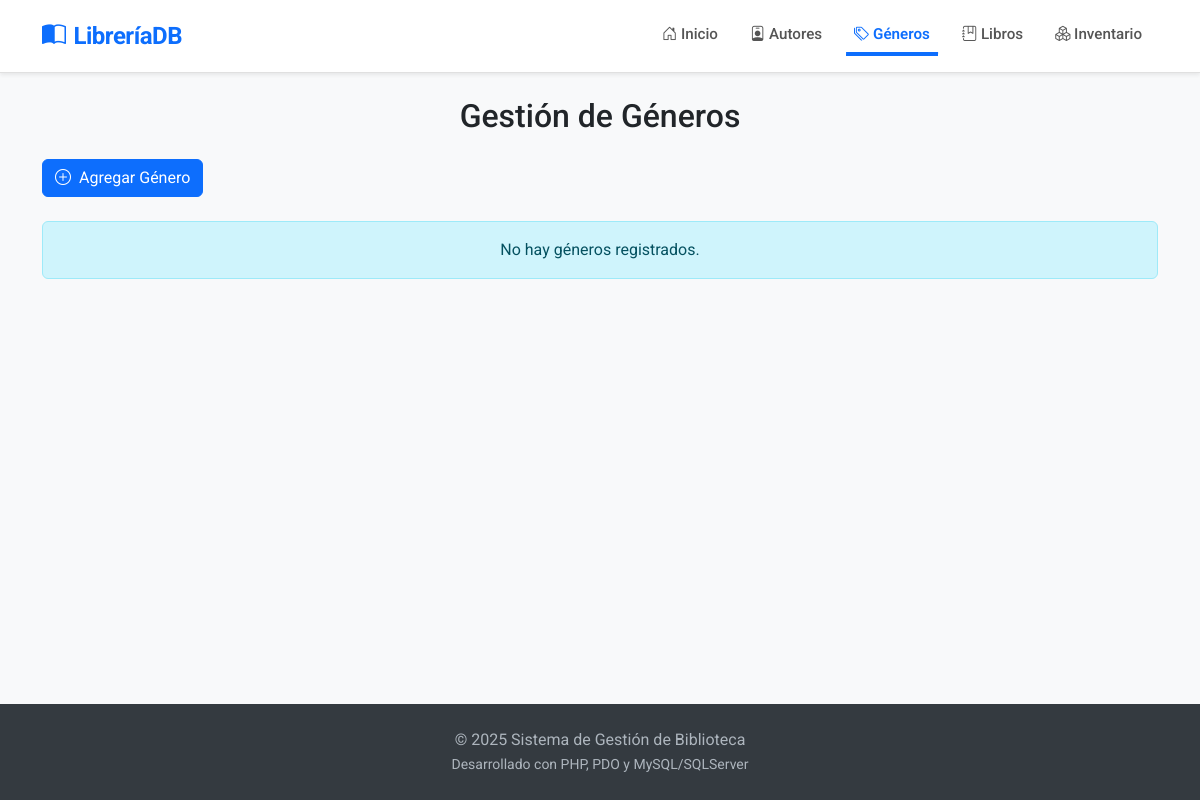
/index.php?controller=genero&action=index, run on an earlier commit of the app's database.
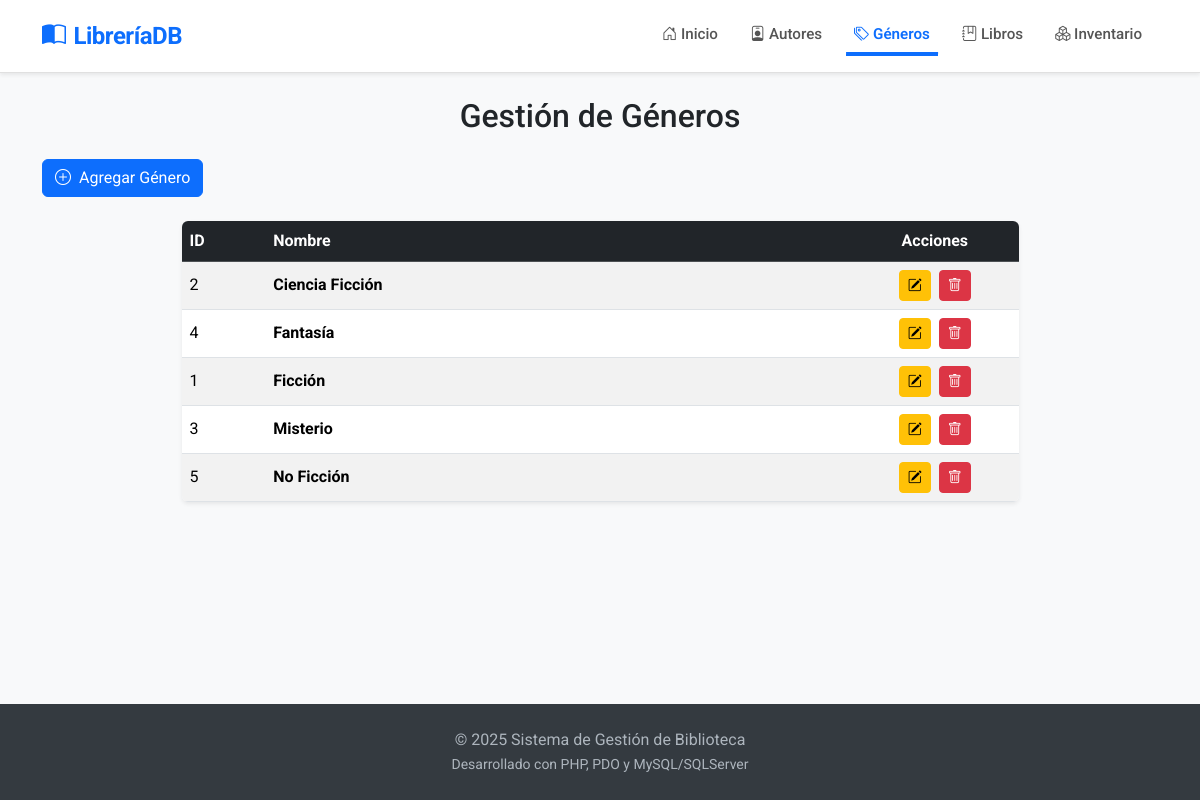
And on a later commit of the database.
### tables this page shows
CREATE TABLE GENERO (
    ID_GENERO INT NOT NULL AUTO_INCREMENT,
    NOMBRE VARCHAR(100) NOT NULL,
    PRIMARY KEY (ID_GENERO)
);

### controllers/GeneroController.php (called while the page is built, shortened)
<?php
require_once '../models/GeneroModel.php';
class GeneroController {
    private $modelo;
    public function __construct() {
        $this->modelo = new GeneroModel();
    }
    public function index() {
        try {
            $generos = $this->modelo->obtenerGeneros();
            require_once '../views/generos/index.php';
        } catch (Exception $e) {
            echo "Error: " . $e->getMessage();
        }
    }
}
?>

### config/database.php (called while the page is built)
<?php
function conectarDB() {
    $host = 'localhost';
    $dbname = 'LibreriaDB';
    $username = 'root';
    $password = '';
    try {
        $dsn = "mysql:host=$host;dbname=$dbname;charset=utf8mb4";
        $options = [
            PDO::ATTR_ERRMODE => PDO::ERRMODE_EXCEPTION,
            PDO::ATTR_DEFAULT_FETCH_MODE => PDO::FETCH_ASSOC,
            PDO::ATTR_EMULATE_PREPARES => false,
        ];
        $db = new PDO($dsn, $username, $password, $options);
        return $db;
    } catch (PDOException $e) {
        die("<h1>Error de conexión</h1><p>No se pudo conectar a la base de datos 'LibreriaDB'. Verifica que ya la hayas creado en phpMyAdmin.</p><p>Detalle técnico: " . $e->getMessage() . "</p>");
    }
}
?>

### models/GeneroModel.php (called while the page is built, shortened)
<?php
require_once '../config/database.php';
class GeneroModel {
    private $db;
    public function __construct() {
        $this->db = conectarDB();
    }
    public function obtenerGeneros() {
        $query = "SELECT * FROM GENERO ORDER BY NOMBRE ASC";
        $stmt = $this->db->prepare($query);
        $stmt->execute();
        return $stmt->fetchAll(PDO::FETCH_ASSOC);
    }
}
?>

### views/generos/index.php (the view, shortened to what this page needs)
<h2 class="mb-4 text-center">Gestión de Géneros</h2>
<div class="mb-4">
    <a href="index.php?controller=genero&action=create" class="btn btn-primary">
        <i class="bi bi-plus-circle me-1"></i> Agregar Género
    </a>
</div>
<?php if (!empty($generos)): ?>
    <div class="table-responsive shadow-sm rounded w-75 mx-auto">
        <table class="table table-striped table-hover mb-0 align-middle">
            <thead class="table-dark">
                <tr>
                    <th style="width: 10%;">ID</th>
                    <th>Nombre</th>
                    <th class="text-center" style="width: 20%;">Acciones</th>
                </tr>
            </thead>
            <tbody>
                <?php foreach ($generos as $genero): ?>
                    <tr>
                        <td><?= htmlspecialchars($genero['ID_GENERO']); ?></td>
                        <td class="fw-bold"><?= htmlspecialchars($genero['NOMBRE']); ?></td>
                        <td class="text-center">
                            <a href="index.php?controller=genero&action=edit&id=<?= htmlspecialchars($genero['ID_GENERO']); ?>" class="btn btn-warning btn-sm me-1" title="Editar">
                                <i class="bi bi-pencil-square"></i>
                            </a>
                            <a href="index.php?controller=genero&action=delete&id=<?= htmlspecialchars($genero['ID_GENERO']); ?>" class="btn btn-danger btn-sm" onclick="return confirm('¿Eliminar este género? No se podrá si tiene libros.');" title="Eliminar">
                                <i class="bi bi-trash"></i>
                            </a>
                        </td>
                    </tr>
                <?php endforeach; ?>
            </tbody>
        </table>
    </div>
<?php else: ?>
    <div class="alert alert-info text-center">No hay géneros registrados.</div>
<?php endif; ?>

### public/index.php (shortened to what this page needs)
<?php
require_once '../config/database.php';
$controladores = [
    'home'       => 'HomeController',
    'autor'      => 'AutorController',
    'genero'     => 'GeneroController',
    'libro'      => 'LibroController',
    'inventario' => 'InventarioController'
];
$nombreControladorURL = isset($_GET['controller']) ? strtolower($_GET['controller']) : 'home';
$accion = isset($_GET['action']) ? $_GET['action'] : 'index';
if (array_key_exists($nombreControladorURL, $controladores)) {
    $nombreClase = $controladores[$nombreControladorURL];
} else {
    $nombreClase = 'HomeController';
    $nombreControladorURL = 'home';
}
$archivoControlador = "../controllers/{$nombreClase}.php";
if (file_exists($archivoControlador)) {
    $controlador = new $nombreClase();
    if (method_exists($controlador, $accion)) {
        $controlador->$accion();
        $contenidoPrincipal = ob_get_clean();
    } else {
        $contenidoPrincipal = "<div class='alert alert-danger'>Error: La acción '{$accion}' no existe en '{$nombreClase}'.</div>";
    }
} else {
    $contenidoPrincipal = "<div class='alert alert-danger'>Error Crítico: No se encuentra el archivo '{$archivoControlador}'.</div>";
}
?>
<!DOCTYPE html>
<html lang="es">
<head>
    <link href="https://cdn.jsdelivr.net/npm/bootstrap@5.3.3/dist/css/bootstrap.min.css" rel="stylesheet">
    <link rel="stylesheet" href="https://cdn.jsdelivr.net/npm/bootstrap-icons@1.11.3/font/bootstrap-icons.min.css">
    <link rel="stylesheet" href="css/navbar.css">
    <link rel="stylesheet" href="css/estilos.css">
</head>
<body>
    <nav class="navbar navbar-expand-lg sticky-top shadow-sm">
        <div class="container">
            <a class="navbar-brand" href="index.php">
                <i class="bi bi-book-half me-2"></i>LibreríaDB
            </a>
            <div class="collapse navbar-collapse" id="navbarNav">
                <ul class="navbar-nav ms-auto">
                    <?php $ctrl = $nombreControladorURL; ?>
                    <li class="nav-item">
                        <a class="nav-link <?= $ctrl == 'home' ? 'active' : '' ?>" href="index.php?controller=home&action=index">
                            <i class="bi bi-house-door"></i> Inicio
                        </a>
                    </li>
                    <li class="nav-item">
                        <a class="nav-link <?= $ctrl == 'autor' ? 'active' : '' ?>" href="index.php?controller=autor&action=index">
                            <i class="bi bi-person-badge"></i> Autores
                        </a>
                    </li>
                    <li class="nav-item">
                        <a class="nav-link <?= $ctrl == 'genero' ? 'active' : '' ?>" href="index.php?controller=genero&action=index">
                            <i class="bi bi-tags"></i> Géneros
                        </a>
                    </li>
                    <li class="nav-item">
                        <a class="nav-link <?= $ctrl == 'libro' ? 'active' : '' ?>" href="index.php?controller=libro&action=index">
                            <i class="bi bi-journal-bookmark"></i> Libros
                        </a>
                    </li>
                    <li class="nav-item">
                        <a class="nav-link <?= $ctrl == 'inventario' ? 'active' : '' ?>" href="index.php?controller=inventario&action=index">
                            <i class="bi bi-boxes"></i> Inventario
                        </a>
                    </li>
                </ul>
            </div>
        </div>
    </nav>
    <div class="container mt-4 main-container">
        <?= $contenidoPrincipal; ?>
    </div>
    <footer class="footer text-center">
        <div class="container">
            <p class="mb-0">© <?= date('Y') ?> Sistema de Gestión de Biblioteca</p>
            <small>Desarrollado con PHP, PDO y MySQL/SQLServer</small>
        </div>
    </footer>
</body>
</html>

### public/css/navbar.css (style rules this page uses)
.navbar { background-color: rgba(255, 255, 255, 0.85); backdrop-filter: blur(10px); -webkit-backdrop-filter: blur(10px); border-bottom: 1px solid rgba(0, 0, 0, 0.05); box-shadow: 0 4px 6px -1px rgba(0, 0, 0, 0.05); padding: 0.8rem 1rem; transition: all 0.3s ease; }
.navbar-brand { font-weight: 700; font-size: 1.5rem; color: #2c3e50; letter-spacing: -0.5px; }
.navbar-brand i { color: #0d6efd; }
.navbar-nav .nav-link { font-size: 0.95rem; font-weight: 500; color: #555; margin: 0 0.5rem; position: relative; transition: color 0.3s ease; }
.navbar-nav .nav-link::after { content: ''; position: absolute; width: 0; height: 2px; bottom: 0; left: 50%; background-color: #0d6efd; transition: all 0.3s ease; transform: translateX(-50%); }
.navbar-nav .nav-link.active { color: #0d6efd; font-weight: 600; }
.navbar-nav .nav-link.active::after { width: 100%; }

### public/css/estilos.css (style rules this page uses)
body { font-family: 'Roboto', sans-serif; background-color: #f8f9fa; display: flex; flex-direction: column; min-height: 100vh; }
.navbar { background-color: #ffffff; border-bottom: 1px solid #e0e0e0; }
.navbar-brand { font-weight: 700; color: #0d6efd !important; }
.nav-link.active { color: #0d6efd !important; font-weight: 500; border-bottom: 2px solid #0d6efd; }
.main-container { flex: 1; padding-bottom: 2rem; }
.footer { background-color: #343a40; color: #adb5bd; padding: 1.5rem 0; margin-top: auto; }

What changed in the data, as far as the page shows it:
added genero: ID_GENERO "2", NOMBRE "Ciencia Ficción"
added genero: ID_GENERO "4", NOMBRE "Fantasía"
added genero: ID_GENERO "1", NOMBRE "Ficción"
added genero: ID_GENERO "3", NOMBRE "Misterio"
added genero: ID_GENERO "5", NOMBRE "No Ficción"
Also different on the page:
text no longer shown: "No hay géneros registrados."
text now shown: "ID Nombre Acciones"
